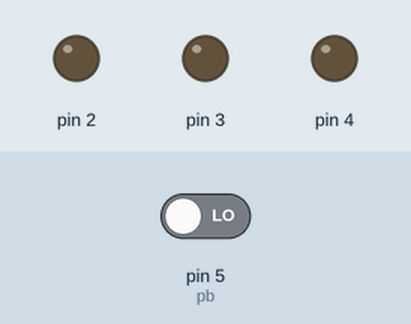
Simulated run of this sketch. Board: Arduino Uno, built with avr-gcc and run on an emulated ATmega328P. Parts: output pins drawn as LEDs (lit = HIGH). Dashed ring = blinking. Inputs (shaded band) come from the test bench; at power-on: pin 5 (pb) LOW.

Above: at 1.2 s.
1.3 s: pin 5 (pb) driven HIGH
At 1.67 s:
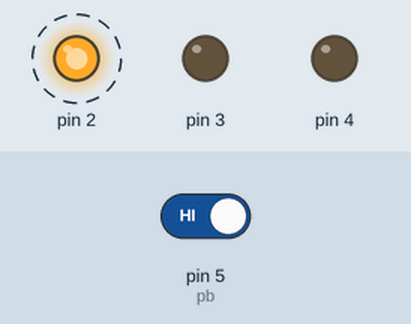
At 2.67 s:
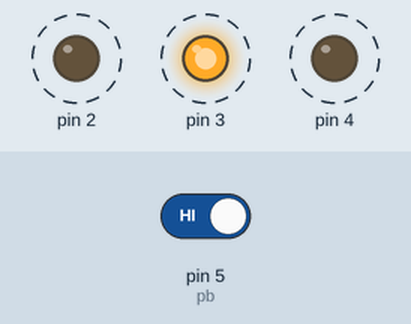
4.3 s: pin 5 (pb) driven LOW
At 5.1 s:
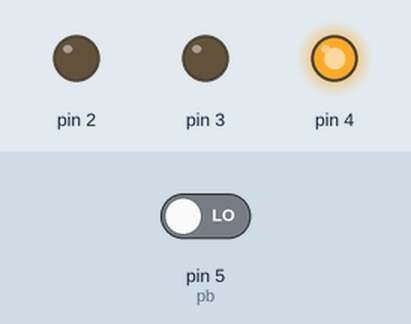
Timing chart, 0 to 7.3 s (numbered marks = the images above; inputs shaded):
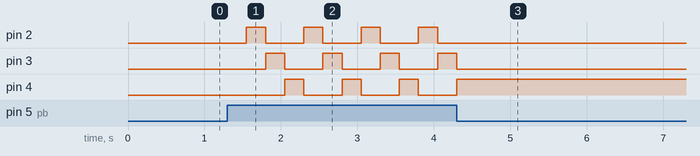

Measured:
- after the input at 1.3 s, pin 2: alternates HIGH for 0.25 s and LOW for 0.50 s, starting after 0.25 s; pin 3: alternates HIGH for 0.25 s and LOW for 0.50 s, starting after 0.50 s; pin 4: alternates HIGH for 0.25 s and LOW for 0.50 s, starting after 0.75 s
- after the input at 4.3 s, pin 2: stops changing and stays LOW; pin 3: goes on until 4.3 s, then stays LOW; pin 4: goes on until 4.3 s, then stays HIGH

The sketch:

2_robotics_pb.ino
```cpp
int red=2;
int yellow=3;
int green=4;
int pb=5;
int reading;
int counter;
void setup(){
  Serial.begin(9600);
  pinMode(2,OUTPUT);
  pinMode(3,OUTPUT);
  pinMode(4,OUTPUT);
  pinMode(5,INPUT);
}
void loop(){
  reading=digitalRead(pb);
  if(reading==1){
    counter++;
    delay(250);
  }
  if(counter==1){
    digitalWrite(2,1);
    digitalWrite(3,0);
    digitalWrite(4,0);
  }
  if(counter==2){
    digitalWrite(2,0);
    digitalWrite(3,1);
    digitalWrite(4,0);
  }
  if(counter==3){
    digitalWrite(2,0);
    digitalWrite(3,0);
    digitalWrite(4,1);
    counter=0;
  }
}
```
